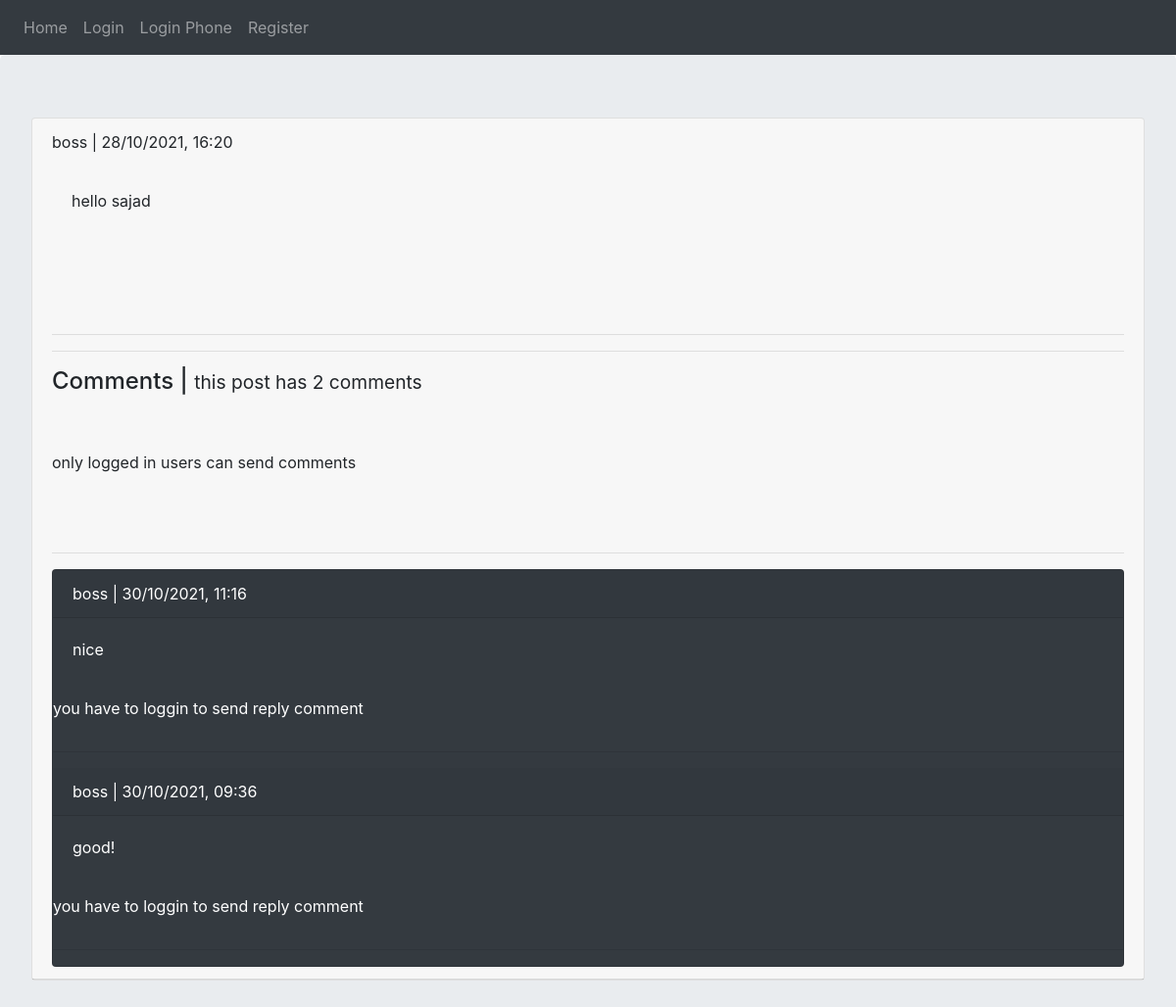
Before: /2021/10/28/hello-sajad/ with the older database file.
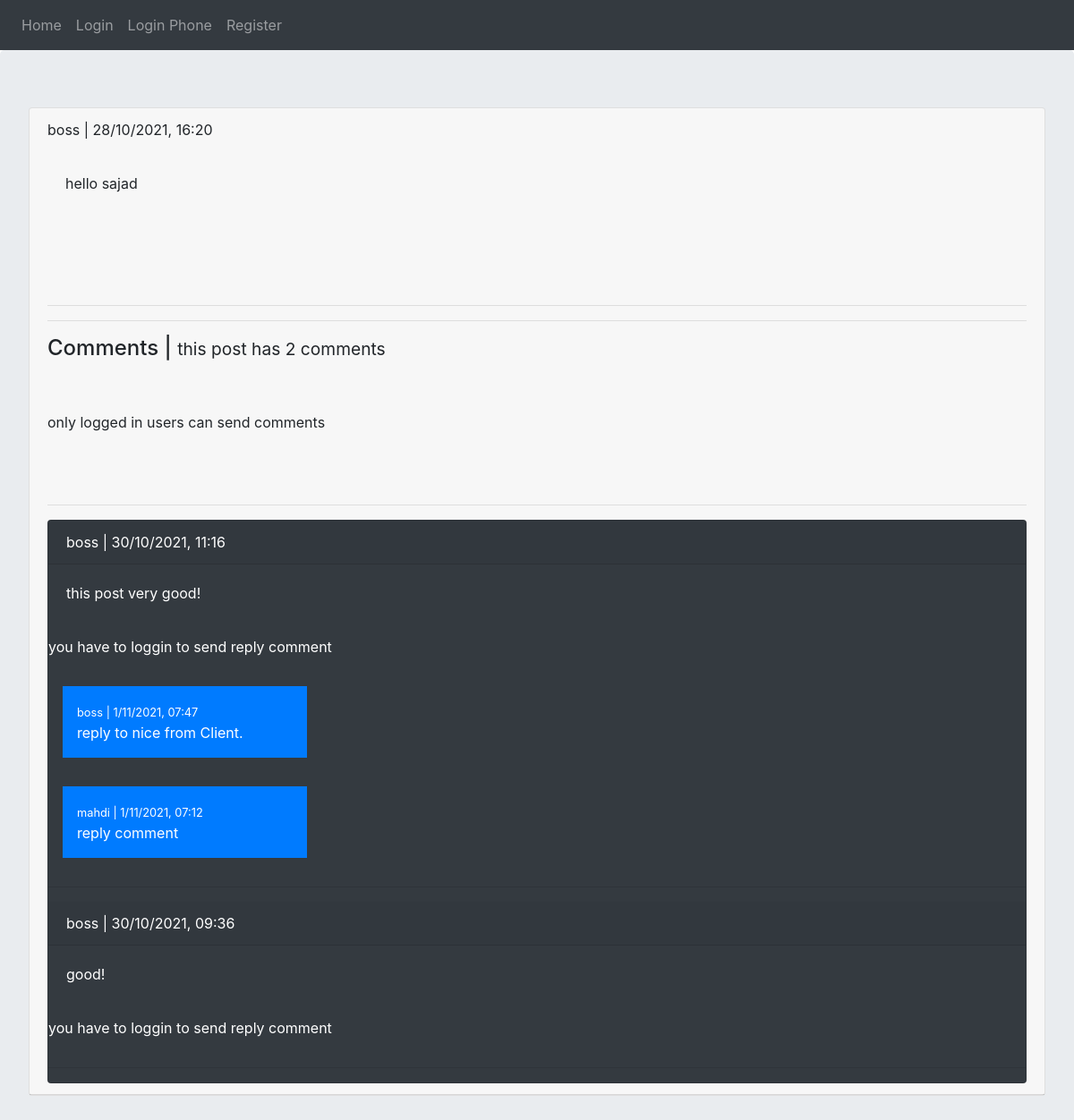
After: the same page with the newer database file.
### posts/models.py (models this page shows, shortened)
class Post(models.Model):
    user = models.ForeignKey(User, on_delete=models.CASCADE)
    body = models.TextField(max_length=500)
    slug = models.SlugField(max_length=200)
    created = models.DateTimeField(auto_now_add=True)
    class Meta:
        ordering = ('-created',)

class Comment(models.Model):
    user = models.ForeignKey(User, on_delete=models.CASCADE, related_name='ucomment')
    post = models.ForeignKey(Post, on_delete=models.CASCADE, related_name='pcomment')
    reply = models.ForeignKey('self', on_delete=models.CASCADE, null=True, blank=True, related_name='rcomment') # برای اینکه کامنت های تو در تو داشته باشیم باید به خود مدل ربطش بدیم و از سلف در کوتیشن استفاده میکنیم تا پایتون گیر نده
    is_reply = models.BooleanField(default=False) # The default form widget for this field is CheckboxInput, or NullBooleanSelect if null=True.
    body = models.TextField(max_length=500)
    created = models.DateTimeField(auto_now_add=True)
    class Meta:
        ordering = ('-created',) # تغییر تریب اطلاعات از داخل مدل(اگر تکست رو هدف قرار بدیم، بر اساس حروف الفبا کار میکنه)

### posts/views.py (the view)
# urls.py: path('<int:year>/<int:month>/<int:day>/<slug:slug>/', views.post_detail, name='post_detail'),
def post_detail(request, year, month, day, slug):
    post = get_object_or_404(Post, created__year=year, created__month=month, created__day=day, slug=slug)
    comments = Comment.objects.filter(post=post, is_reply=False)
    reply_form = AddReplyForm()
    if request.method == 'POST':
        form = AddCommentForm(request.POST)
        if form.is_valid():
            new_comment = form.save(commit=False)
            new_comment.post = post
            new_comment.user = request.user
            new_comment.save()
            messages.success(request, 'your comment submitted', 'success')
            form = AddCommentForm()
    else:
        form = AddCommentForm()
    return render(request, 'posts/post_detail.html', {'post':post, 'comments':comments, 'form': form, 'reply': reply_form})

### posts/templates/posts/post_detail.html (shortened to what this page needs)
{% extends 'base.html' %}
{% block content %}
    <div class="card">
        <div class="card-header">
            <p class="">
                {{ post.user }} | {{ post.created | date:"j/n/Y, H:i" }}
            </p>
            <p class="card-body">
                {{ post.body }}
            </p>
            <br><br><br><hr><hr>
            {% with total=comments.count %}
            <h4>
                Comments | <small>this post has {{ total }} comment{{ total|pluralize }}</small>
            </h4>
            {% endwith %}
            <br><br>
            {% if user.is_authenticated %}
            <form method="post" novalidate class="col-md-6">
                {% csrf_token %}
                {{  form.as_p }}
                <input type="submit" class="btn btn-primary" value="Send">
            </form>
            {% else %}
            <p>
                only logged in users can send comments
            </p>
            {% endif %}
            <br><br><hr>
            <div class="card bg-dark text-white">
                {% for comment in comments %}
                <p class="card-header">
                    {{ comment.user }} | {{ comment.created | date:"j/n/Y, H:i" }}
                </p>
                <p class="card-body">
                    {{ comment.body }}
                </p>
                {% if request.user.is_authenticated %}
                <form action="{% url 'posts:reply_comment' post.id comment.id %}" method="post" class="col-md-3">
                    {% csrf_token %}
                    {{ form.as_p }}
                    <input type="submit" class="btn btn-primary" value="Send">
                </form>
                {% else %}
                <p>
                    you have to loggin to send reply comment
                </p>
                {% endif %}
                {% for reply in comment.rcomment.all %}
                    <p class="bg-primary text-white p-3 m-3 col-md-3">
                        <small>
                            {{ reply.user }} | {{ reply.created | date:"j/n/Y, H:i" }}
                        </small><br>
                        {{ reply.body }}
                    </p>
                {% endfor %}
                <hr>
                {% empty %}
                <p>
                    no Comments
                </p>
                {% endfor %}
            </div>
        </div>
    </div>
{% endblock %}

### templates/base.html (shortened to what this page needs)
<!DOCTYPE html>
<html lang="en">
<head>
    <link rel="stylesheet" href="https://cdn.jsdelivr.net/npm/bootstrap@4.6.0/dist/css/bootstrap.min.css">
</head>
<body>
    {% include "inc/navbar.html"%}
    <div class="jumbotron">
        {% block content %}{% endblock %}
    </div>
</body>
</html>

### templates/inc/navbar.html (shortened to what this page needs)
<nav class="navbar navbar-expand-lg navbar-dark bg-dark">
      <div class="navbar-nav">
        <a class="nav-link" href="{% url 'posts:posts' %}">Home</a>
        {% if request.user.is_authenticated %}
        <a class="nav-link" href="{% url 'account:logout' %}">Logout</a>
        {% else %}
        <a class="nav-link" href="{% url 'account:login' %}">Login</a>
        <a class="nav-link" href="{% url 'account:phone_login' %}">Login Phone</a>
        <a class="nav-link" href="{% url 'account:register' %}">Register</a>
        {% endif %}
      </div>
</nav>

Changed rows visible on the page:
changed Comment: body "nice" → "this post very good!"
added Comment: user "boss", created "1/11/2021, 07:47", body "reply to nice from Client."
added Comment: user "mahdi", created "1/11/2021, 07:12", body "reply comment", shown under "boss"
